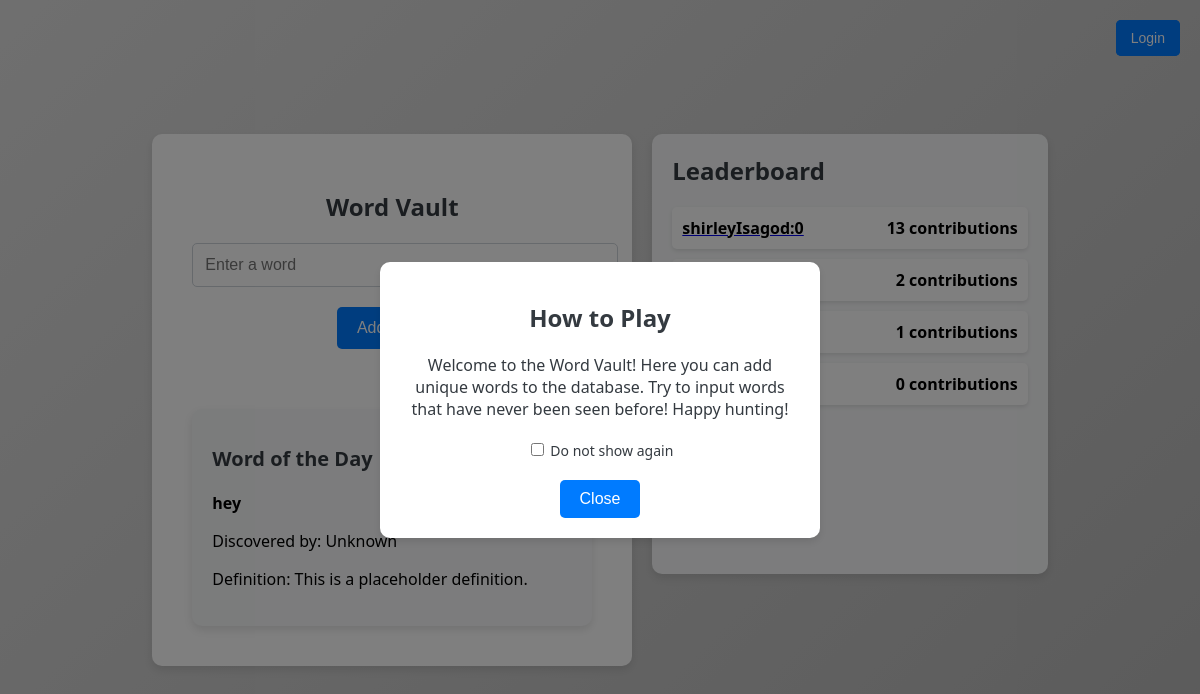
The page / on the database its author committed.
### app.py (models this page shows)
class User(UserMixin, db.Model):
    id = db.Column(db.Integer, primary_key=True)
    username = db.Column(db.String(150), unique=True, nullable=False)
    password = db.Column(db.String(150), nullable=False)
    contributions = db.Column(db.Text, nullable=True)
    date_joined = db.Column(db.DateTime, nullable=False, default=datetime.utcnow)
    word_coins = db.Column(db.Integer, nullable=False, default=0)

### app.py (the view)
@app.route('/')
def index():
    users = User.query.all()
    leaderboard_data = sorted(users, key=lambda user: len(user.contributions.split(',')) if user.contributions else 0, reverse=True)
    word_of_the_day, discovered_by, definition = get_word_of_the_day()
    return render_template('index.html', leaderboard=leaderboard_data, word_of_the_day=word_of_the_day, discovered_by=discovered_by, definition=definition)

### app.py (called while the page is built)
def load_database():
    with open('words_database.json', 'r') as file:
        return json.load(file)

def get_word_definition(word):
    if word in definition_cache:
        return definition_cache[word]
    placeholder_definition = "This is a placeholder definition."
    definition_cache[word] = placeholder_definition
    return placeholder_definition

def get_word_of_the_day():
    database = load_database()
    if not database['words']:
        return None, None, None
    word = random.choice(database['words'])
    user = User.query.filter(User.contributions.like(f"%{word}%")).first()
    definition = get_word_definition(word)
    return word, user.username if user else "Unknown", definition

### templates/index.html (shortened to what this page needs)
<!DOCTYPE html>
<html>
<head>
    <link rel="stylesheet" type="text/css" href="{{ url_for('static', filename='styles.css') }}">
</head>
<body>
    <div class="login-wrapper">
        {% if current_user.is_authenticated %}
            <a href="{{ url_for('profile') }}"><button>Profile</button></a>
        {% else %}
            <a href="{{ url_for('login') }}"><button>Login</button></a>
        {% endif %}
    </div>
    <div class="main-content">
        <div class="container">
            <h1>Word Vault</h1>
            <form id="wordForm">
                <button type="submit">Add Word</button>
            </form>
            <div class="word-of-the-day">
                <h2>Word of the Day</h2>
                {% if word_of_the_day %}
                    <p><strong>{{ word_of_the_day }}</strong></p>
                    <p>Discovered by: {{ discovered_by }}</p>
                    <p>Definition: {{ definition }}</p>
                {% else %}
                    <p>No words available.</p>
                {% endif %}
            </div>
        </div>
        <div class="leaderboard">
            <h2>Leaderboard</h2>
            <ul>
                {% for user in leaderboard %}
                    <li>
                        <a href="{{ url_for('user_profile', user_id=user.id) }}"><span>{{ user.username }}</span></a>
                        <span>{{ user.contributions.split(',')|length if user.contributions else 0 }} contributions</span>
                    </li>
                {% endfor %}
            </ul>
        </div>
    </div>
    <div id="howToPlayPopup" class="popup">
        <div class="popup-content">
            <h2>How to Play</h2>
            <p>Welcome to the Word Vault! Here you can add unique words to the database. Try to input words that have never been seen before! Happy hunting!</p>
            <label>
                <input type="checkbox" id="doNotShowAgain"> Do not show again
            </label>
            <button id="closePopup">Close</button>
        </div>
    </div>
    <div class="login-wrapper">
        {% if current_user.is_authenticated %}
            <a href="{{ url_for('profile') }}"><button>Profile</button></a>
            <a href="{{ url_for('shop') }}"><button>Shop</button></a>
        {% else %}
            <a href="{{ url_for('login') }}"><button>Login</button></a>
        {% endif %}
    </div>
</body>
</html>

### static/styles.css (style rules this page uses)
body { font-family: 'Segoe UI', Tahoma, Geneva, Verdana, sans-serif; margin: 0; padding: 0; display: flex; justify-content: center; align-items: center; height: 100vh; }
.container { background-color: white; padding: 40px; border-radius: 10px; box-shadow: 0 4px 8px rgba(0, 0, 0, 0.1); max-width: 400px; width: 100%; text-align: center; position: relative; }
h1 { margin-bottom: 20px; font-size: 24px; color: #343a40; }
h2 { margin-bottom: 20px; font-size: 20px; color: #343a40; }
ul { list-style-type: none; padding: 0; }
li { margin-bottom: 10px; font-size: 16px; color: #343a40; }
button { padding: 12px 20px; background-color: #007bff; color: white; border: none; border-radius: 5px; font-size: 16px; cursor: pointer; transition: background-color 0.3s ease; }
.login-wrapper { position: absolute; top: 20px; right: 20px; }
.login-wrapper a button { padding: 10px 15px; background-color: #007bff; color: white; border: none; border-radius: 5px; font-size: 14px; cursor: pointer; transition: background-color 0.3s ease; }
.main-content { display: flex; }
.leaderboard { margin-left: 20px; padding: 20px; background-color: #f8f9fa; border-radius: 10px; box-shadow: 0 4px 8px rgba(0, 0, 0, 0.1); max-height: 400px; overflow-y: auto; overflow-x: hidden; width: 400px; }
.leaderboard h2 { margin-top: 0; font-size: 24px; color: #343a40; }
.leaderboard ul { list-style-type: none; padding: 0; margin: 0; }
.leaderboard li { margin-bottom: 10px; padding: 10px; background-color: #ffffff; border-radius: 5px; box-shadow: 0 2px 4px rgba(0, 0, 0, 0.1); display: flex; justify-content: space-between; align-items: center; color: black; word-wrap: break-word; }
.leaderboard li span { font-weight: bold; color: #000000; }
.word-of-the-day { margin-top: 60px; padding: 20px; background-color: #f8f9fa; border-radius: 10px; box-shadow: 0 4px 8px rgba(0, 0, 0, 0.1); text-align: left; }
.popup { display: none; position: fixed; top: 0; left: 0; width: 100%; height: 100%; background-color: rgba(0, 0, 0, 0.5); justify-content: center; align-items: center; z-index: 1000; }
.popup-content { background-color: white; padding: 20px; border-radius: 10px; box-shadow: 0 4px 8px rgba(0, 0, 0, 0.1); text-align: center; max-width: 400px; width: 100%; }
.popup-content h2 { margin-bottom: 20px; font-size: 24px; color: #343a40; }
.popup-content p { margin-bottom: 20px; font-size: 16px; color: #343a40; }
.popup-content label { display: block; margin-bottom: 20px; font-size: 14px; color: #343a40; }
.popup-content button { padding: 10px 20px; background-color: #007bff; color: white; border: none; border-radius: 5px; font-size: 16px; cursor: pointer; transition: background-color 0.3s ease; }

### rows shown on the page
User: username "shirleyIsagod:0", contributions.split|length "13"
User: contributions.split|length "2"
User: contributions.split|length "1"
User: contributions.split|length "0"

### other values the page prints
{{ word_of_the_day }} "hey"
{{ discovered_by }} "Unknown"
{{ definition }} "This is a placeholder definition."
